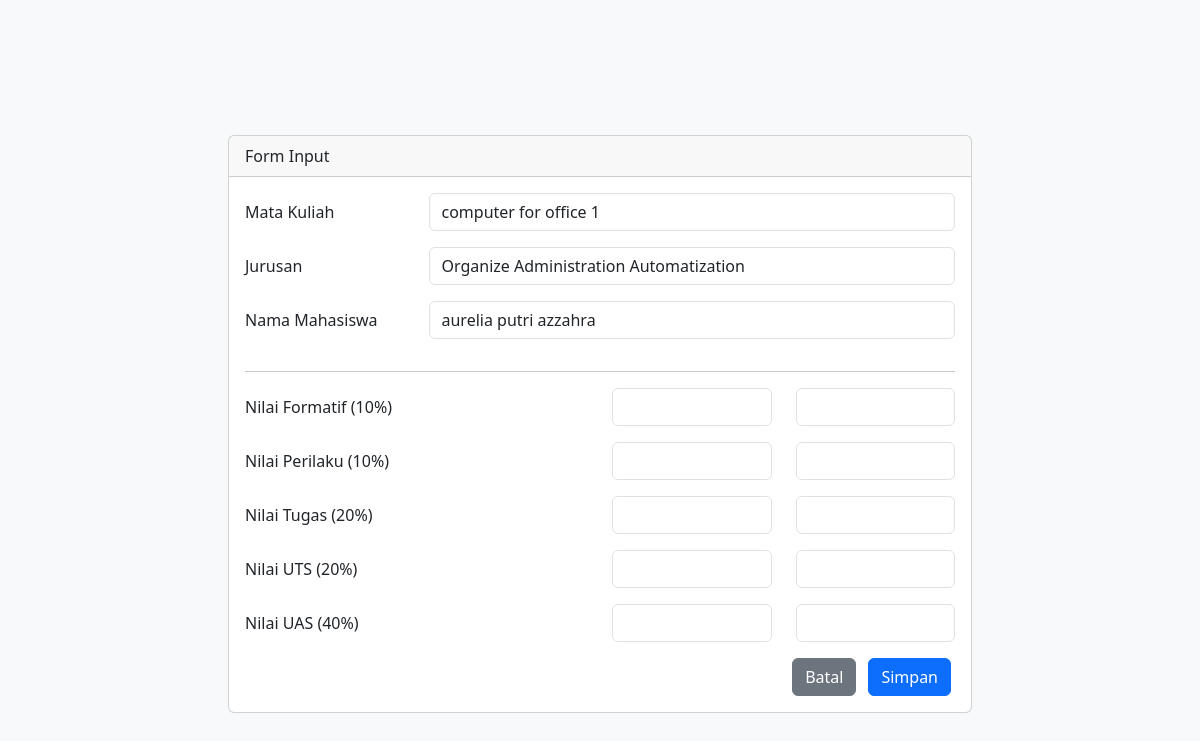
Screenshot of /admin/modul_dosen/input_nilai.php?id=1 with the database file from the repository.
### tables this page shows
CREATE TABLE `mst_matakuliah` (
  `idmatkul` int(10) NOT NULL,
  `matakuliah` varchar(50) NOT NULL,
  `idjurusan` varchar(20) NOT NULL,
  `tahunkuliah` year(4) NOT NULL,
  `kode_dosen` varchar(20) NOT NULL,
  `is_active` int(1) NOT NULL
);

CREATE TABLE `mst_jurusan` (
  `idjurusan` varchar(12) NOT NULL,
  `nm_jurusan` varchar(50) NOT NULL,
  `is_active` int(1) NOT NULL
);

### admin/modul_dosen/input_nilai.php (the view, shortened to what this page needs)
<?php
require_once('../../config/koneksidb.php');
$idMatkul = isset($_GET['id']) ? $_GET['id'] : 0;
$query = "SELECT mk.matakuliah, j.nm_jurusan, j.idjurusan, d.nip_dosen
          FROM mst_matakuliah mk
          JOIN mst_jurusan j ON mk.idjurusan = j.idjurusan
          JOIN mst_dosen d ON mk.kode_dosen = d.nip_dosen
          WHERE mk.idmatkul = ?";
$stmt = $cn_mysql->prepare($query);
$stmt->bind_param('i', $idMatkul);
$stmt->execute();
$result = $stmt->get_result();
$mataKuliah = '';
$jurusan = '';
$idJurusan = 0;
if ($result->num_rows > 0) {
    $row = $result->fetch_assoc();
    $mataKuliah = $row['matakuliah'];
    $jurusan = $row['nm_jurusan'];
    $idJurusan = $row['idjurusan'];
}
?>
<!DOCTYPE html>
<html lang="en">
<head>
    <link href="https://cdn.jsdelivr.net/npm/bootstrap@5.3.3/dist/css/bootstrap.min.css" rel="stylesheet">
    <link href="../../assets/style.css" rel="stylesheet">
</head>
<body class="bg-light">
    <div class="container vertical-center">
        <div class="col-md-8 mx-auto">
            <div class="card mt-5">
                <div class="card-header">
                    Form Input
                </div>
                <div class="card-body">
                    <form action="inputnilaiproses.php" method="post">
                        <div class="form-group row">
                            <label for="mataKuliah" class="col-sm-3 col-form-label text-right">Mata Kuliah</label>
                            <div class="col-sm-9 mb-3">
                                <input type="text" class="form-control" id="mataKuliah" name="mataKuliah" value="<?php echo $mataKuliah; ?>" readonly>
                            </div>
                        </div>
                        <div class="form-group row">
                            <label for="jurusan" class="col-sm-3 col-form-label text-right">Jurusan</label>
                            <div class="col-sm-9 mb-3">
                                <input type="text" class="form-control" id="jurusan" name="jurusan" value="<?php echo $jurusan; ?>" readonly>
                            </div>
                        </div>
                        <div class="form-group row">
                            <label for="namaMahasiswa" class="col-sm-3 col-form-label text-right">Nama Mahasiswa</label>
                            <div class="col-sm-9 mb-3">
                                <select class="form-control" id="namaMahasiswa" name="namaMahasiswa" required>
                                    <?php
                                    $query = "SELECT nim, nama_mhs FROM mst_mahasiswa WHERE idjurusan = ?";
                                    $stmt = $cn_mysql->prepare($query);
                                    $stmt->bind_param('i', $idJurusan);
                                    $stmt->execute();
                                    $result = $stmt->get_result();
                                    if ($result->num_rows > 0) {
                                        while ($row = $result->fetch_assoc()) {
                                            echo "<option value='" . $row['nim'] . "'>" . $row['nama_mhs'] . "</option>";
                                        }
                                    }
                                    ?>
                                </select>
                            </div>
                        </div>
                        <hr>
                        <div class="form-group row">
                            <label for="nilaiFormatif" class="col-sm-6 col-form-label">Nilai Formatif (10%)</label>
                            <div class="col-sm-6 mb-3">
                                <div class="row">
                                    <div class="col-sm-6">
                                        <input type="number" class="form-control" id="nilaiFormatif1" name="nilaiFormatif1" required>
                                    </div>
                                    <div class="col-sm-6">
                                        <input type="number" class="form-control" id="poinformatif" name="poinformatif" readonly>
                                    </div>
                                </div>
                            </div>
                        </div>
                        <div class="form-group row">
                            <label for="nilaiPerilaku" class="col-sm-6 col-form-label">Nilai Perilaku (10%)</label>
                            <div class="col-sm-6 mb-3">
                                <div class="row">
                                    <div class="col-sm-6">
                                        <input type="number" class="form-control" id="nilaiPerilaku" name="nilaiPerilaku" required>
                                    </div>
                                    <div class="col-sm-6">
                                        <input type="number" class="form-control" id="poinperilaku" name="poinperilaku" readonly>
                                    </div>
                                </div>
                            </div>
                        </div>
                        <div class="form-group row">
                            <label for="nilaiTugas" class="col-sm-6 col-form-label">Nilai Tugas (20%)</label>
                            <div class="col-sm-6 mb-3">
                                <div class="row">
                                    <div class="col-sm-6">
                                        <input type="number" class="form-control" id="nilaiTugas" name="nilaiTugas" required>
                                    </div>
                                    <div class="col-sm-6">
                                        <input type="number" class="form-control" id="pointugas" name="pointugas" readonly>
                                    </div>
                                </div>
                            </div>
                        </div>
                        <div class="form-group row">
                            <label for="nilaiUTS" class="col-sm-6 col-form-label">Nilai UTS (20%)</label>
                            <div class="col-sm-6 mb-3">
                                <div class="row">
                                    <div class="col-sm-6">
                                        <input type="number" class="form-control" id="nilaiUTS" name="nilaiUTS" required>
                                    </div>
                                    <div class="col-sm-6">
                                        <input type="number" class="form-control" id="nilaiuts" name="nilaiuts" readonly>
                                    </div>
                                </div>
                            </div>
                        </div>
                        <div class="form-group row">
                            <label for="nilaiUAS" class="col-sm-6 col-form-label">Nilai UAS (40%)</label>
                            <div class="col-sm-6 mb-3">
                                <div class="row">
                                    <div class="col-sm-6">
                                        <input type="number" class="form-control" id="nilaiUAS" name="nilaiUAS" onchange="updateNilai()">
                                    </div>
                                    <div class="col-sm-6">
                                        <input type="number" class="form-control" id="nilaiuas" name="nilaiuas" readonly>
                                    </div>
                                </div>
                            </div>
                        </div>
                        <div class="form-group">
                            <div class="row">
                                <div class="col-md-12">
                                    <button type="submit" class="btn btn-primary float-end mx-1">Simpan</button>
                                    <button type="button" class="btn btn-secondary float-end mx-2" onclick="history.back()">Batal</button>
                                </div>
                            </div>
                        </div>
                    </form>
                </div>
            </div>
        </div>
    </div>
</body>
</html>

### assets/style.css (style rules this page uses)
body, html { height: 100%; }
.vertical-center { min-height: 100%; display: flex; align-items: center; }

### rows the page displays
mst_matakuliah: mataKuliah "computer for office 1", jurusan "Organize Administration Automatization"

### other values shown
form field namaMahasiswa "aurelia putri azzahra"
